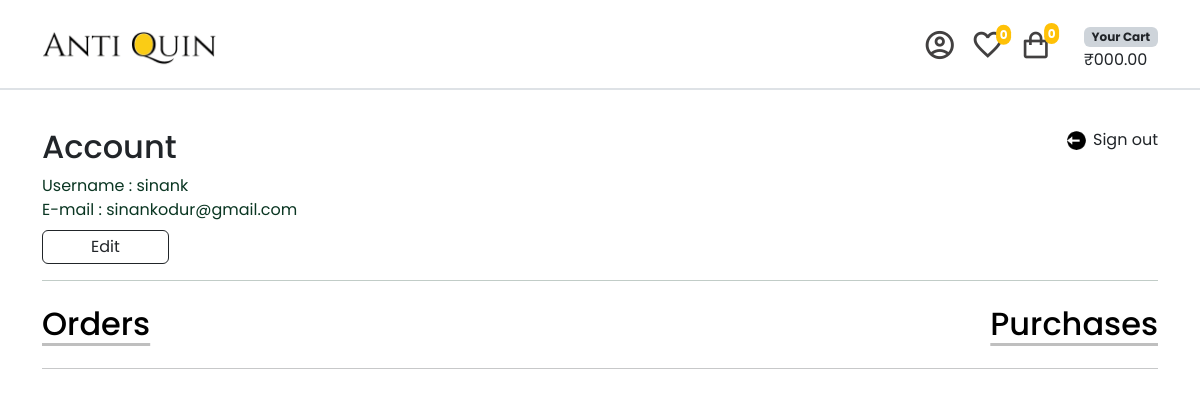
Before: /account/order-details/179 (signed in) with the older database file.
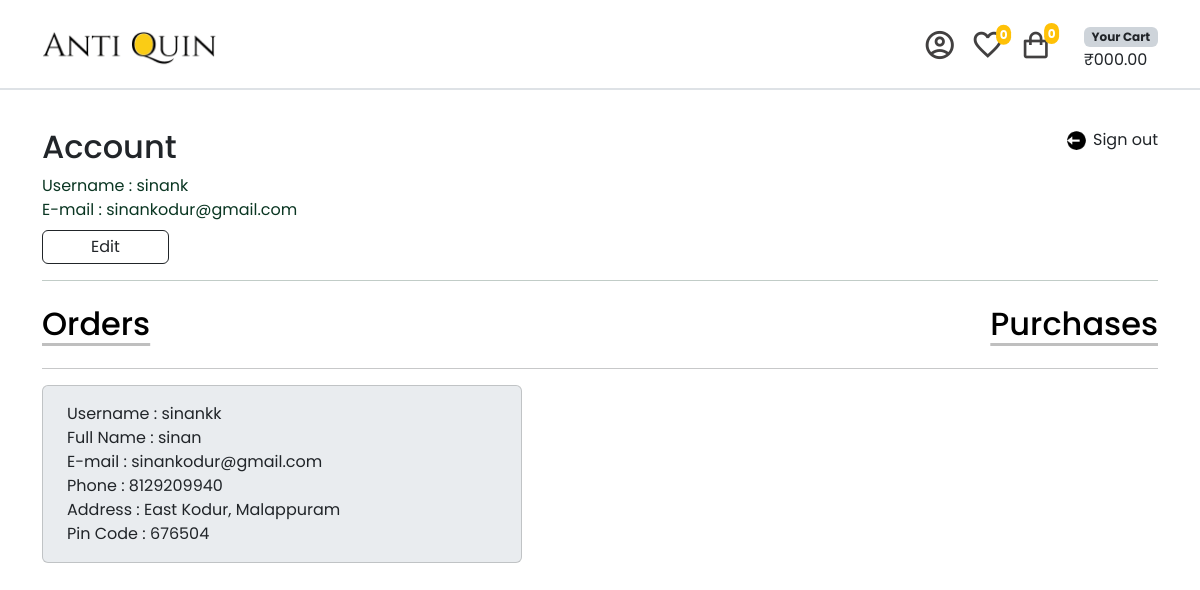
After: the same page with the newer database file.
### order/models.py (models this page shows, shortened)
class Order(models.Model):
    ORDERED = 'ordered'
    DISPATCHED = 'dispatched'
    DELIVERED = 'delivered'
    STATUS_CHOICES = (
        (ORDERED, 'Ordered'),
        (DISPATCHED, 'Dispatched'),
        (DELIVERED, 'Delivered')
    )
    user = models.ForeignKey(User, on_delete=models.CASCADE)
    first_name = models.CharField(max_length=100)
    last_name = models.CharField(max_length=100)
    email = models.EmailField(blank=True, null=True)
    address = models.TextField()
    pincode = models.IntegerField()
    place = models.CharField(max_length=100)
    phone = models.IntegerField()
    created_at = models.DateTimeField(auto_now_add=True)
    is_cancelled = models.BooleanField(default=False)
    is_delivered = models.BooleanField(default=False)
    paid = models.BooleanField(default=False)
    paid_amount = models.IntegerField(blank=True, null=True)
    status = models.CharField(max_length=20, choices=STATUS_CHOICES, default=ORDERED)

### account/views.py (the view)
# urls.py: path('order-details/<int:pk>',views.order_details,name='order_details')
@login_required
def order_details(request, pk):
    order = Order.objects.filter(pk=pk)
    order_item = OrderItem.objects.filter(pk=pk)
    return render(request, 'account/order_details.html',{'order':order, 'order_item':order_item })

### account/templates/account/order_details.html
{% extends "account/profile.html" %}
{% load static %}
{% block customer %}
{% for item in order %}
<div class="card p-4 pt-3 pb-3 mb-3 bg-body-secondary" style="max-width: 30rem;">
    Username : {{ item.user.username }} <br>
    Full Name : {{ item.first_name }} {{ order.last_name }} <br>
    E-mail : {{ item.email }} <br>
    Phone : {{ item.phone }} <br>
    Address : {{ item.address }}, {{ item.place }} <br>
    Pin Code : {{ item.pincode }} <br>
</div>
{% endfor %}
{% endblock customer %}

Changed rows visible on the page:
added Order: user.username "sinankk", first_name "sinan", email "sinankodur@gmail.com", phone "8129209940", address "East Kodur", place "Malappuram", pincode "676504"
